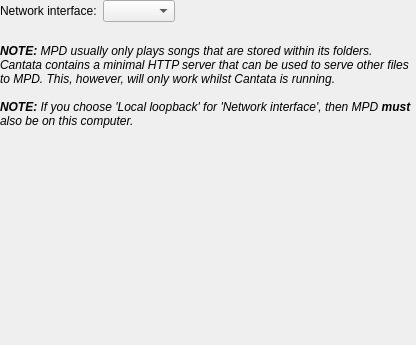
<?xml version="1.0" encoding="UTF-8"?>
<ui version="4.0">
 <class>HttpServerSettings</class>
 <widget class="QWidget" name="HttpServerSettings">
  <property name="geometry">
   <rect>
    <x>0</x>
    <y>0</y>
    <width>416</width>
    <height>345</height>
   </rect>
  </property>
  <layout class="QVBoxLayout" name="verticalLayout">
   <property name="margin">
    <number>0</number>
   </property>
   <item>
    <layout class="QFormLayout" name="formLayout">
     <property name="fieldGrowthPolicy">
      <enum>QFormLayout::ExpandingFieldsGrow</enum>
     </property>
     <item row="1" column="0">
      <widget class="BuddyLabel" name="label_5">
       <property name="text">
        <string>Network interface:</string>
       </property>
       <property name="buddy">
        <cstring>httpInterface</cstring>
       </property>
      </widget>
     </item>
     <item row="1" column="1">
      <widget class="QComboBox" name="httpInterface"/>
     </item>
    </layout>
   </item>
   <item>
    <spacer name="verticalSpacer_2">
     <property name="orientation">
      <enum>Qt::Vertical</enum>
     </property>
     <property name="sizeType">
      <enum>QSizePolicy::Fixed</enum>
     </property>
     <property name="sizeHint" stdset="0">
      <size>
       <width>20</width>
       <height>16</height>
      </size>
     </property>
    </spacer>
   </item>
   <item>
    <widget class="QLabel" name="label_4">
     <property name="text">
      <string>&lt;i&gt;&lt;b&gt;NOTE:&lt;/b&gt; MPD usually only plays songs that are stored within its folders. Cantata contains a minimal HTTP server that can be used to serve other files to MPD. This, however, will only work whilst Cantata is running.&lt;br/&gt;&lt;br/&gt;
&lt;b&gt;NOTE:&lt;/b&gt; If you choose 'Local loopback' for 'Network interface', then MPD &lt;b&gt;must&lt;/b&gt; also be on this computer.&lt;/i&gt;</string>
     </property>
     <property name="wordWrap">
      <bool>true</bool>
     </property>
     <property name="textInteractionFlags">
      <set>Qt::NoTextInteraction</set>
     </property>
    </widget>
   </item>
   <item>
    <spacer name="verticalSpacer">
     <property name="orientation">
      <enum>Qt::Vertical</enum>
     </property>
     <property name="sizeHint" stdset="0">
      <size>
       <width>20</width>
       <height>13</height>
      </size>
     </property>
    </spacer>
   </item>
  </layout>
 </widget>
 <customwidgets>
  <customwidget>
   <class>BuddyLabel</class>
   <extends>QLabel</extends>
   <header>support/buddylabel.h</header>
  </customwidget>
 </customwidgets>
 <tabstops/>
 <resources/>
 <connections/>
</ui>
